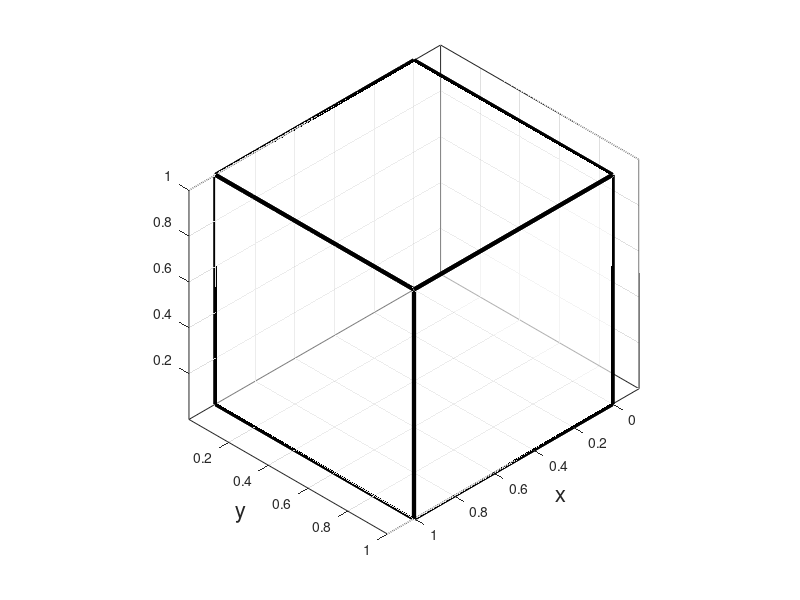

Here is the MATLAB script that generated this plot:
%% Plots 111 fcc planes 
%% modified by TH Simm 16
%% input is inv(orientation.Euler) for MTEX or orientation.Euler for
%% Channel5
%% plane111 are 111, -111, 1-11, -1-11
function mk_111(phi1,phi,phi2,plane111)
if nargin==1
    phi2=phi1(3);phi=phi1(2);
    phi1=phi1(1);plane111=1;
elseif nargin==3
    plane111=1;
elseif nargin==0
    phi2=0;phi=0;
    phi1=0;plane111=1;
end 
if plane111==1;figure(101);close;f_handle=figure(101);
elseif plane111==2;figure(102);close;f_handle=figure(102);
elseif plane111==3; figure(103);close; f_handle=figure(103);
elseif plane111==4; figure(104);close; f_handle=figure(104);  
elseif plane111==5 figure(105);close; f_handle=figure(105);
end
%%
         %bottom cube -Top cube -x-side   -x0 side  -yside   -y0 side    %%111 plane  %
xvert=  [ 0 1 1 0      0 1 1 0   1 1 1 1  0 0 0 0   0 1 1 0   0 1 1 0   ...
        1 0 0      1 0 1        1 0 0       1 0 1  ]'; 
        %%111       -111        1-11        -(11-1)
yvert=  [ 0 0 1 1      0 0 1 1   0 1 1 0  0 1 1 0   1 1 1 1   0 0 0 0    ...
        0 1 0      1 0 0       1 0 1       0 1 1 ]';
        %%111       -111       1-11         -(11-1)                             %%24
zvert=( [ 0 0 0 0      1 1 1 1   0 0 1 1  0 0 1 1   0 0 1 1   0 0 1 1    ...
        0 0 1      0 0 1        0 0 1       0 0 1 ]'); 
        %%111       -111        1-11        -(11-1)
v=[xvert yvert zvert];
 
    %bot        %top        %x+             %x-
f=[1 2 3 4;     5 6 7 8;    9 10 11 12;     13 14 15 16; ...
    %y+             %y-             %111
    17 18 19 20;    21 22 23 24      ;25 26 27 27; ];
fc=[1 1 1; 1 1 1;1 1 1;1 1 1; 1 1 1; 1 1 1; 1 0 0; ];%colours

switch plane111
    case 1
        
    case 2
        f(end,:)=[28 29 30 30];
        fc(end,:)=[0 1 1];
    case 3
        f(end,:)=[31 32 33 33];
        fc(end,:)=[1 0 1];
    case 4
        f(end,:)=[34 35 36 36];
        fc(end,:)=[0 0 1];
    case 5
        f(end+1,:)=[28 29 30 30];
        fc(end+1,:)=[0 1 1];  
        f(end+1,:)=[31 32 33 33];
        fc(end+1,:)=[1 0 1];
        f(end+1,:)=[34 35 36 36];
        fc(end+1,:)=[0 0 1];
end    

h=patch('Vertices',v,'Faces',f, 'FaceColor', 'flat','FaceVertexCData',fc, 'FaceAlpha',0.4, 'LineWidth', 3);  
%%
grid,box
axis equal;
% set(gca,'xticklabels','')
% set(gca,'yticklabels','')
% set(gca,'zticklabels','')
xlabel('x','fontsize',16)
ylabel('y','fontsize',16)
%%
rotate0(h,phi1, phi, phi2);
%%
view([0 0 1])
view([.5 .5 0.5])

%%  
    function rotate0(h0, phi1, PHI, phi2)
        rotate(h0,[0 0 1],(phi1*180/pi));%%%rotation about z-axis x->y by phi1
        vec_a=[cos(phi1) sin(phi1) 0];%%%%%%
        rotate(h0,vec_a, phi*180/pi);%%%%rotation about new x axis by phi
        vec_b=[sin(phi1)*sin(phi) -cos(phi1)*sin(phi) cos(phi)]; 
        rotate(h0,vec_b, (phi2)*180/pi);%%%%rotation about the new z-axis given by the z-component of the rotation matrix
 
    end
end
